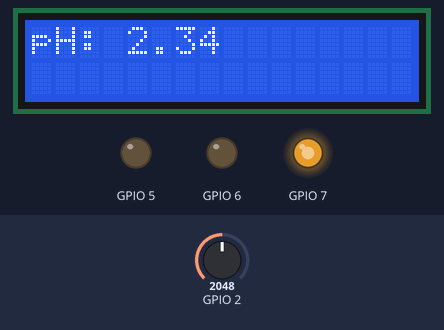
Bench run of a program on a simulated ESP32-S3. On the bench: 16×2 character LCD, output pins drawn as LEDs (lit = HIGH). Wiring (inferred from the names in the program): PCF8574 port expander at I2C address 0x27. Wiring (inferred from the signals the program sends): character LCD (HD44780): RS Q0; E Q2; backlight Q3; data Q4, Q5, Q6, Q7. Inputs (shaded band) come from the test bench; at power-on: GPIO 2 = 2048. What the program prints to the serial monitor is not drawn.

Above: at 5.2 s.
At 7.6 s:
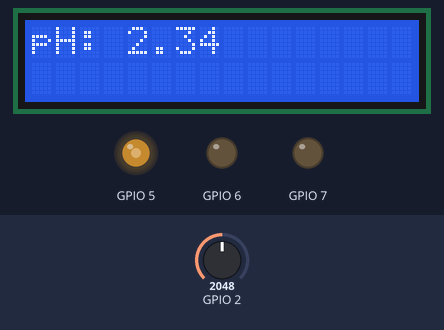
At 12.6 s:
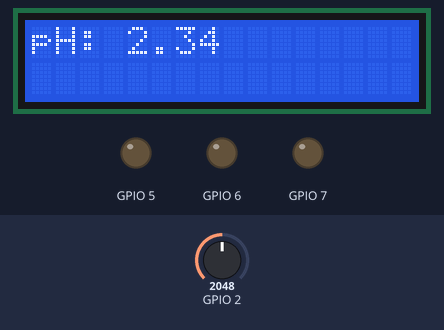
Timing chart, 0 to 37.6 s (numbered marks = the images above):
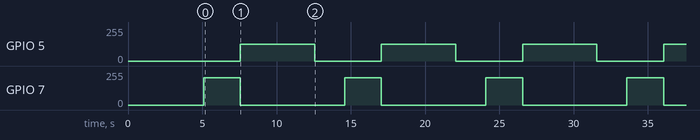

The program:

main.cpp
```cpp
#include <Arduino.h>

#include "app_control/app_control.h"
#include "app_display/app_display.h"
#include "app_state/app_state.h"

void init_pin_on_off();

bool update_interval_elapsed();

app_state_t app_state = {};

namespace {

constexpr uint32_t UPDATE_INTERVAL_MS = 500;

// void IRAM_ATTR isr_gpio13() {
//     app_state.system_state = true;
// }

// void IRAM_ATTR isr_gpio14() {
//     app_state.system_state = false;
// }

} // namespace

void setup() {
    Serial.begin(115200);

    // init_pin_on_off(); // cần bật 13 để hệ thống hoạt động
    delay(3000);
    app_state.system_state = true; // tạm thời bỏ qua việc bật/tắt hệ thống bằng nút nhấn

    app_state.control_ready = app_control_init();
    if (!app_state.control_ready) {
      Serial.println("ERROR: control initialization failed; pumps disabled.");
    }

    app_state.display_ready = app_display_init();
    if (!app_state.display_ready) {
      Serial.println("ERROR: LCD initialization failed.");
    }
}

void loop() {
    if (!update_interval_elapsed()) {
        return;
    }

    if (app_state.system_state) {
        if (app_state.control_ready) {
            app_control_update();
        }

        if (app_state.display_ready && app_state.ph_updated) {
            app_display_update(app_control_get_ph());
        }
    } else {
        app_control_stop_all();
    }
}

void init_pin_on_off() {
    pinMode(13, INPUT_PULLDOWN);
    pinMode(14, INPUT_PULLDOWN);

    attachInterrupt(digitalPinToInterrupt(13), []() { app_state.system_state = true; }, RISING);
    attachInterrupt(digitalPinToInterrupt(14), []() { app_state.system_state = false; }, RISING);
}

bool update_interval_elapsed() {
    static uint32_t last_update_ms = 0;
    const uint32_t now = millis();
    if (static_cast<uint32_t>(now - last_update_ms) < UPDATE_INTERVAL_MS) {
        return false;
    }
    last_update_ms = now;
    return true;
}
```

app_control.cpp
```cpp
#include "app_control.h"

#include <Arduino.h>
#include <math.h>

#include "drv_adc.h"
#include "drv_config.h"
#include "drv_pwm.h"
#include "mid_ph.h"
#include "../app_state/app_state.h"

namespace {

constexpr uint8_t PWM_DUTY_LOW = 50;
constexpr uint8_t PWM_DUTY_HIGH = 80;
constexpr uint8_t PWM_DUTY_MOTOR = 50;
constexpr uint8_t PWM_RESOLUTION = 8;
constexpr uint32_t PWM_FREQUENCY_HZ = 1000;
constexpr uint32_t PUMP_PULSE_DURATION_LOW_DUTY_MS = 1000;
constexpr uint32_t PUMP_PULSE_DURATION_HIGH_DUTY_MS = 2000;
constexpr uint32_t MIXING_DURATION_MS = 5000;
constexpr uint32_t ADC_SETTLING_DELAY_MS = 2000;
constexpr uint8_t MAX_DOSING_CYCLES = 20;

enum control_phase_e {
    CONTROL_PHASE_READY,
    CONTROL_PHASE_DOSING,
    CONTROL_PHASE_WAIT_MIXING,
};

app_control_status_e control_status = APP_CONTROL_STATUS_WATER_OK;
control_phase_e control_phase = CONTROL_PHASE_READY;
uint32_t phase_started_ms = 0;
uint32_t outputs_stopped_at_ms = 0;
bool outputs_stopped_time_valid = false;
uint32_t pump_pulse_duration_ms = PUMP_PULSE_DURATION_HIGH_DUTY_MS;
bool control_initialized = false;
bool motor_running = false;
uint8_t dosing_cycles_count = 0;
bool pump_error_locked = false;
app_pump_status_e pump_status = APP_PUMP_STATUS_OFF;
float current_ph = NAN;

bool is_safe_ph(float ph) {
    return ph >= 6.0f && ph <= 8.0f;
}

bool elapsed(uint32_t duration_ms) {
    return static_cast<uint32_t>(millis() - phase_started_ms) >= duration_ms;
}

bool outputs_stopped(void) {
    return !motor_running && app_state.pwm_motor_percent == 0 &&
           app_state.pwm_pump_acid_percent == 0 &&
           app_state.pwm_pump_bazo_percent == 0;
}

bool adc_settling_elapsed(void) {
    return outputs_stopped_time_valid &&
           static_cast<uint32_t>(millis() - outputs_stopped_at_ms) >=
               ADC_SETTLING_DELAY_MS;
}

void stop_pumps(void) {
    drv_pwm_disable(PWM_ID_PUMP_ACID);
    drv_pwm_disable(PWM_ID_PUMP_BAZO);
    app_state.pwm_pump_acid_percent = 0;
    app_state.pwm_pump_bazo_percent = 0;
    if (!pump_error_locked) {
        pump_status = APP_PUMP_STATUS_OFF;
    }
}

void set_motor(bool enabled) {
    const bool was_running =
        motor_running || app_state.pwm_motor_percent != 0;
    drv_pwm_set_duty(PWM_ID_MOTOR, enabled ? PWM_DUTY_MOTOR : 0);
    app_state.pwm_motor_percent = enabled ? PWM_DUTY_MOTOR : 0;
    motor_running = enabled;
    if (!enabled && was_running &&
        app_state.pwm_pump_acid_percent == 0 &&
        app_state.pwm_pump_bazo_percent == 0) {
        outputs_stopped_at_ms = millis();
        outputs_stopped_time_valid = true;
    }
}

bool start_dosing(pwm_id_e pump, uint8_t duty,
                  app_control_status_e status) {
    if (dosing_cycles_count >= MAX_DOSING_CYCLES) {
        stop_pumps();
        set_motor(false);
        pump_error_locked = true;
        pump_status = APP_PUMP_STATUS_ERROR;
        control_phase = CONTROL_PHASE_READY;
        app_control_set_status(APP_CONTROL_STATUS_PUMP_ERROR);
        Serial.println("ERROR: Max dosing cycles reached! Pump locked for safety.");
        return false;
    }

    dosing_cycles_count++;
    pump_pulse_duration_ms =
        duty == PWM_DUTY_LOW ? PUMP_PULSE_DURATION_LOW_DUTY_MS
                             : PUMP_PULSE_DURATION_HIGH_DUTY_MS;
    stop_pumps();
    drv_pwm_set_duty(pump, duty);
    if (pump == PWM_ID_PUMP_ACID) {
        pump_status = APP_PUMP_STATUS_AXIT_ON;
        app_state.pwm_pump_acid_percent = duty;
    } else if (pump == PWM_ID_PUMP_BAZO) {
        pump_status = APP_PUMP_STATUS_BAZO_ON;
        app_state.pwm_pump_bazo_percent = duty;
    }

    if (!app_control_set_status(status)) {
        stop_pumps();
        return false;
    }

    control_phase = CONTROL_PHASE_DOSING;
    phase_started_ms = millis();
    return true;
}

bool begin_mixing(void) {
    stop_pumps();
    set_motor(true);
    control_phase = CONTROL_PHASE_WAIT_MIXING;
    phase_started_ms = millis();
    return app_control_set_status(APP_CONTROL_STATUS_MOTOR_ON);
}

void handle_invalid_ph(void) {
    stop_pumps();
    set_motor(false);
    control_phase = CONTROL_PHASE_READY;
    app_control_set_status(APP_CONTROL_STATUS_MOTOR_OFF);
}

} // namespace

app_pump_status_e app_control_get_pump_status(void) {
    return pump_status;
}

bool app_control_is_motor_running(void) {
    return motor_running;
}

bool app_control_set_status(app_control_status_e status) {
    if (status < APP_CONTROL_STATUS_MOTOR_ON ||
        status > APP_CONTROL_STATUS_PUMP_ERROR) {
        return false;
    }

    control_status = status;
    return true;
}

app_control_status_e app_control_get_status(void) {
    return control_status;
}

bool app_control_init(void) {
    control_initialized = false;
    motor_running = false;
    control_phase = CONTROL_PHASE_READY;
    current_ph = NAN;
    app_state.ph_updated = false;
    app_state.adc_ph_raw = 0;
    app_state.adc_ph_mv = 0;
    app_state.voltage_ph_adc_v = NAN;
    app_state.voltage_ph_v = NAN;
    app_state.ph = NAN;
    app_state.pwm_motor_percent = 0;
    app_state.pwm_pump_acid_percent = 0;
    app_state.pwm_pump_bazo_percent = 0;

    drv_adc_init(ADC_ID_PH, ADC_PH_PIN);

    drv_pwm_init(PWM_ID_MOTOR, PWM_MOTOR_PIN, PWM_FREQUENCY_HZ,
                 PWM_RESOLUTION);
    drv_pwm_init(PWM_ID_PUMP_ACID, PWM_PUMP_ACID_PIN, PWM_FREQUENCY_HZ,
                 PWM_RESOLUTION);
    drv_pwm_init(PWM_ID_PUMP_BAZO, PWM_PUMP_BAZO_PIN, PWM_FREQUENCY_HZ,
                 PWM_RESOLUTION);

    if (!pwm_inst[PWM_ID_MOTOR].sw_data.initialized ||
        !pwm_inst[PWM_ID_PUMP_ACID].sw_data.initialized ||
        !pwm_inst[PWM_ID_PUMP_BAZO].sw_data.initialized) {
        stop_pumps();
        drv_pwm_disable(PWM_ID_MOTOR);
        return false;
    }

    if (!mid_ph_init()) {
        stop_pumps();
        drv_pwm_disable(PWM_ID_MOTOR);
        return false;
    }

    stop_pumps();
    set_motor(false);
    outputs_stopped_at_ms = millis();
    outputs_stopped_time_valid = true;
    control_initialized = true;
    phase_started_ms = millis();
    dosing_cycles_count = 0;
    pump_error_locked = false;
    pump_status = APP_PUMP_STATUS_OFF;

    Serial.println(
        "WARNING: pH 4.01 calibration voltage is an estimate. "
        "Measure and update it before operating the pumps.");

    return app_control_set_status(APP_CONTROL_STATUS_WATER_OK);
}

bool app_control_update(void) {
    app_state.ph_updated = false;

    if (!control_initialized) {
        return false;
    }

    if (pump_error_locked) {
        stop_pumps();
        set_motor(false);
        app_control_set_status(APP_CONTROL_STATUS_PUMP_ERROR);
        return false;
    }

    if (control_phase == CONTROL_PHASE_DOSING) {
        if (!elapsed(pump_pulse_duration_ms)) {
            return true;
        }

        return begin_mixing();
    }

    if (control_phase == CONTROL_PHASE_WAIT_MIXING) {
        if (!elapsed(MIXING_DURATION_MS)) {
            return true;
        }

        set_motor(false);
        control_phase = CONTROL_PHASE_READY;
        phase_started_ms = millis();
        return true;
    }

    stop_pumps();
    set_motor(false);
    if (!outputs_stopped()) {
        return false;
    }
    if (!adc_settling_elapsed()) {
        return true;
    }

    const uint32_t voltage_mv = drv_adc_read_millivolts(ADC_ID_PH);
    app_state.adc_ph_raw = analogRead(ADC_PH_PIN);
    app_state.adc_ph_mv = voltage_mv == UINT32_MAX ? 0 : voltage_mv;
    app_state.voltage_ph_adc_v =
        voltage_mv == UINT32_MAX ? NAN : static_cast<float>(voltage_mv) / 1000.0f;
    app_state.voltage_ph_v = mid_ph_get_module_voltage(voltage_mv);
    current_ph = (voltage_mv == UINT32_MAX) ? NAN : mid_ph_read_ph(voltage_mv);
    app_state.ph = current_ph;
    app_state.ph_updated = true;
    Serial.printf("ADC PH raw=%u, pin=%lu mV, Po=%.3f V\n",
                  static_cast<unsigned int>(app_state.adc_ph_raw),
                  static_cast<unsigned long>(app_state.adc_ph_mv),
                  static_cast<double>(app_state.voltage_ph_v));
    const float ph = current_ph;

    if (!isfinite(ph)) {
        handle_invalid_ph();
        return false;
    }

    if (is_safe_ph(ph)) {
        dosing_cycles_count = 0;
        return app_control_set_status(APP_CONTROL_STATUS_WATER_OK);
    }

    const bool low_ph = ph < 6.0f;
    const bool high_speed = ph < 4.0f || ph > 10.0f;
    const uint8_t duty = high_speed ? PWM_DUTY_HIGH : PWM_DUTY_LOW;

    if (low_ph) {
        return start_dosing(PWM_ID_PUMP_BAZO, duty,
                            APP_CONTROL_STATUS_BAZO_PUMP_ON);
    }

    return start_dosing(PWM_ID_PUMP_ACID, duty,
                        APP_CONTROL_STATUS_AXIT_PUMP_ON);
}

float app_control_get_ph(void) {
    return current_ph;
}

void app_control_stop_all(void) {
    const bool outputs_were_running = !outputs_stopped();
    stop_pumps();
    set_motor(false);
    if (outputs_were_running && outputs_stopped()) {
        outputs_stopped_at_ms = millis();
        outputs_stopped_time_valid = true;
    }
    pump_status = APP_PUMP_STATUS_OFF;
    motor_running = false;
    control_phase = CONTROL_PHASE_READY;
    dosing_cycles_count = 0;
    pump_error_locked = false;
}
```

app_control.h
```cpp
#ifndef APP_CONTROL_H_
#define APP_CONTROL_H_

typedef enum {
    APP_PUMP_STATUS_OFF = 0,
    APP_PUMP_STATUS_AXIT_ON,
    APP_PUMP_STATUS_BAZO_ON,
    APP_PUMP_STATUS_ERROR,
} app_pump_status_e;

typedef enum {
    APP_CONTROL_STATUS_MOTOR_ON = 0,
    APP_CONTROL_STATUS_MOTOR_OFF,
    APP_CONTROL_STATUS_AXIT_PUMP_ON,
    APP_CONTROL_STATUS_AXIT_PUMP_OFF,
    APP_CONTROL_STATUS_BAZO_PUMP_ON,
    APP_CONTROL_STATUS_BAZO_PUMP_OFF,
    APP_CONTROL_STATUS_WATER_OK,
    APP_CONTROL_STATUS_PUMP_ERROR,
} app_control_status_e;

bool app_control_set_status(app_control_status_e status);
app_control_status_e app_control_get_status(void);
app_pump_status_e app_control_get_pump_status(void);
bool app_control_is_motor_running(void);

bool app_control_init(void);
bool app_control_update(void);
float app_control_get_ph(void);
void app_control_stop_all(void);

#endif /* APP_CONTROL_H_ */
```

app_display.cpp
```cpp
#include "app_display.h"

namespace {

constexpr size_t LCD_LINE_LENGTH = 16;
constexpr size_t LCD_LINE_BUFFER_SIZE = LCD_LINE_LENGTH + 1;

bool display_initialized = false;
bool line_cached[2] = {false, false};
char line_cache[2][LCD_LINE_BUFFER_SIZE] = {};

void make_line(char (&line)[LCD_LINE_BUFFER_SIZE], const char *text) {
    memset(line, ' ', LCD_LINE_LENGTH);
    line[LCD_LINE_LENGTH] = '\0';

    if (text != nullptr) {
        const size_t text_length = strlen(text);
        const size_t copy_length =
            text_length < LCD_LINE_LENGTH ? text_length : LCD_LINE_LENGTH;
        memcpy(line, text, copy_length);
    }
}

bool write_line(uint16_t row, const char (&line)[LCD_LINE_BUFFER_SIZE]) {
    if (line_cached[row] &&
        memcmp(line_cache[row], line, LCD_LINE_LENGTH) == 0) {
        return true;
    }

    if (LCD1602_SetCursor(row, 0) != LCD_STATUS_OK ||
        LCD1602_Print(line) != LCD_STATUS_OK) {
        return false;
    }

    memcpy(line_cache[row], line, LCD_LINE_BUFFER_SIZE);
    line_cached[row] = true;
    return true;
}

} // namespace

bool app_display_init(void) {
    display_initialized = false;
    line_cached[0] = false;
    line_cached[1] = false;

    drv_i2c_init(I2C_ID_LCD1602, I2C_SDA_PIN, I2C_SCL_PIN);
    if (LCD1602_Init() != LCD_STATUS_OK) {
        return false;
    }

    display_initialized = true;
    return true;
}

bool app_display_update(float ph) {
    if (!display_initialized) {
        return false;
    }

    char ph_text[LCD_LINE_BUFFER_SIZE];
    if (isfinite(ph)) {
        const float display_ph =
            ph <= 0.0f ? 0.0f : (ph >= 14.0f ? 14.0f : ph);
        snprintf(ph_text, sizeof(ph_text), "pH: %.2f",
                 static_cast<double>(display_ph));
    } else {
        snprintf(ph_text, sizeof(ph_text), "pH: --");
    }

    char ph_line[LCD_LINE_BUFFER_SIZE];
    make_line(ph_line, ph_text);

    if (!write_line(0, ph_line)) {
        return false;
    }

    char status_text[LCD_LINE_BUFFER_SIZE];
    if (isfinite(ph) && ph >= 6.0f && ph <= 8.0f) {
        snprintf(status_text, sizeof(status_text), "WATER OK");
    } else {
        status_text[0] = '\0';
    }

    char status_line[LCD_LINE_BUFFER_SIZE];
    make_line(status_line, status_text);
    return write_line(1, status_line);
}
```

app_display.h
```cpp
#ifndef APP_DISPLAY_H_
#define APP_DISPLAY_H_

#include <math.h>
#include <stdio.h>
#include <string.h>
#include "drv_config.h"
#include "mid_lcd1602.h"

bool app_display_init(void);
bool app_display_update(float ph);

#endif /* APP_DISPLAY_H_ */
```

app_state.h
```cpp
#ifndef APP_STATE_H_
#define APP_STATE_H_

#include <stdint.h>

typedef struct {
    volatile bool system_state;
    bool control_ready;
    bool display_ready;

    uint16_t adc_ph_raw;       // One instantaneous ADC sample.
    uint32_t adc_ph_mv;        // Averaged ADC voltage in millivolts.
    float voltage_ph_adc_v;    // Voltage at the ESP32 ADC pin.
    float voltage_ph_v;        // Sensor voltage reconstructed before divider.
    float ph;
    bool ph_updated;

    uint8_t pwm_motor_percent;
    uint8_t pwm_pump_acid_percent;
    uint8_t pwm_pump_bazo_percent;
} app_state_t;

extern app_state_t app_state;

#endif // APP_STATE_H_
```

Measured:
- by itself, GPIO 5: alternates 127/255 for 5.0 s and 0/255 for 4.5 s
- by itself, GPIO 7: alternates 203/255 for 2.5 s and 0/255 for 7.0 s
